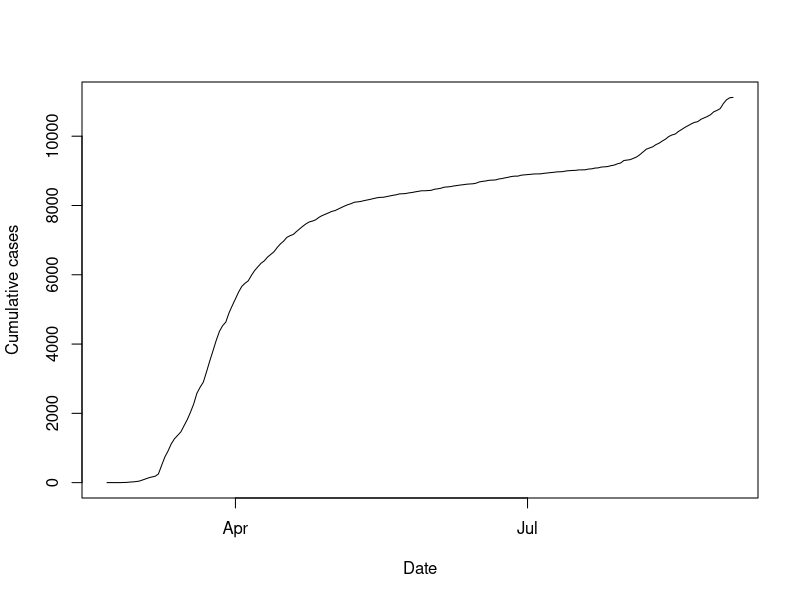
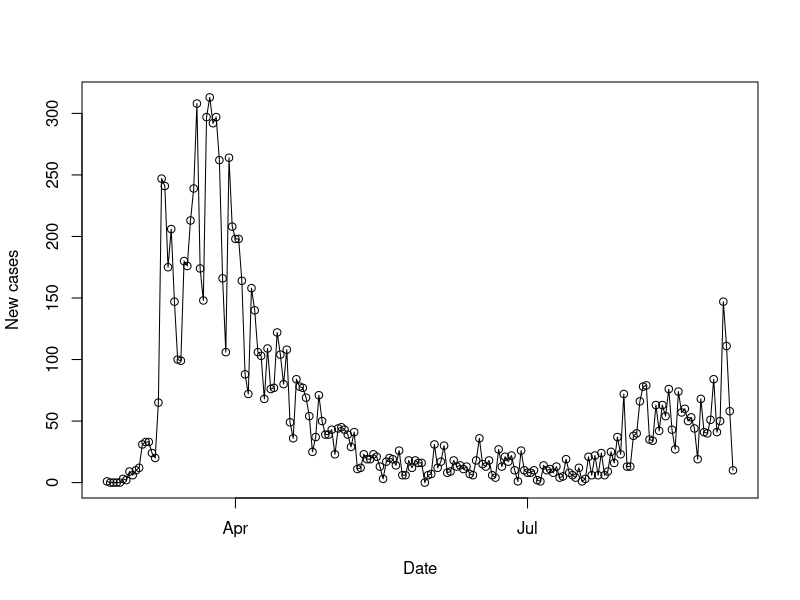
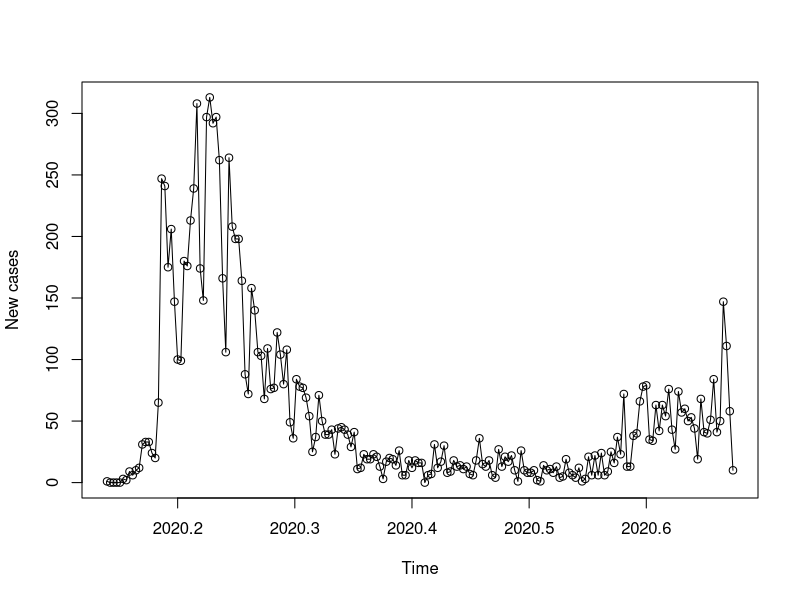
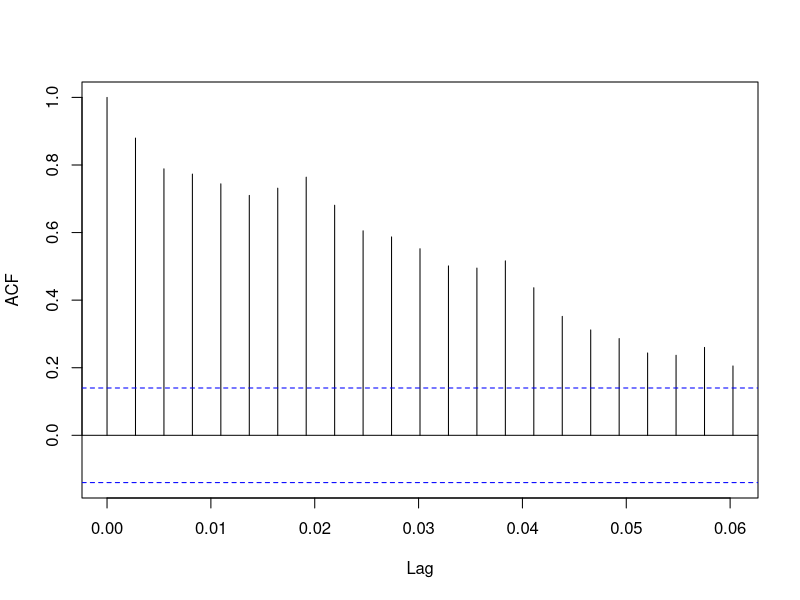
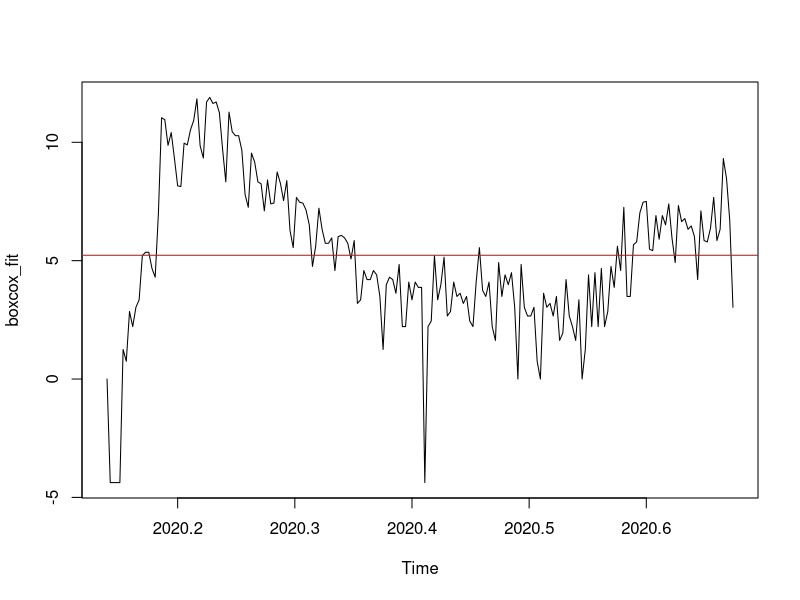
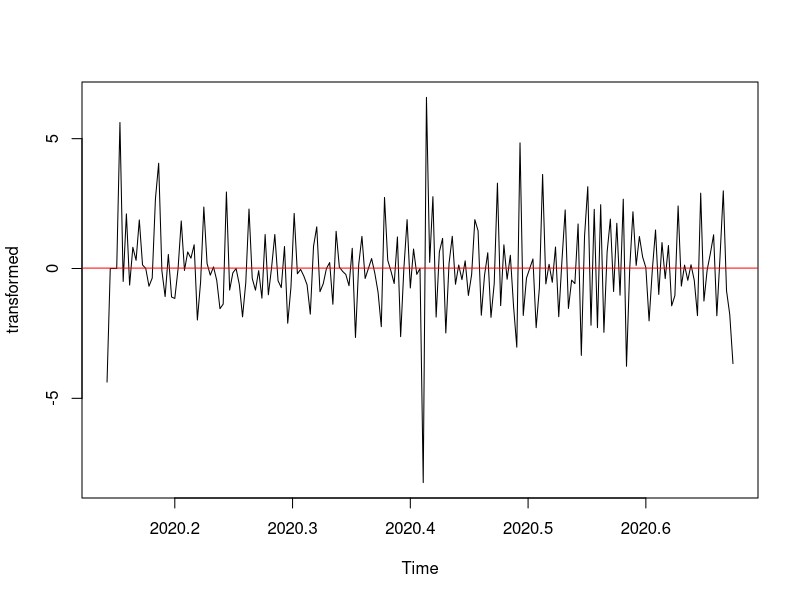
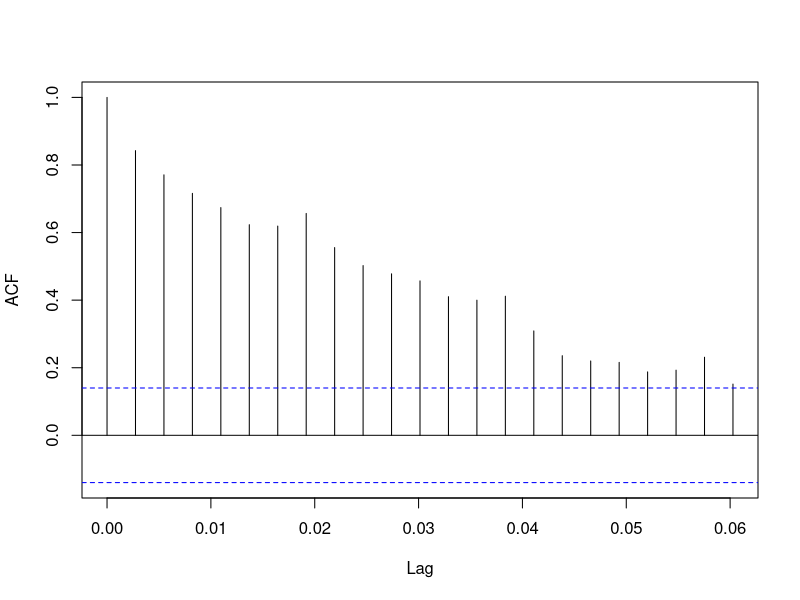
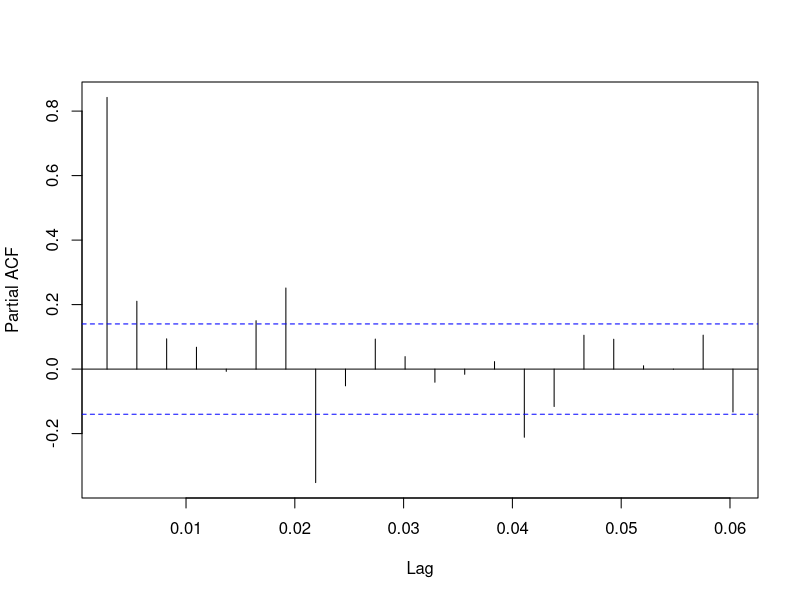

The R source for these figures, in order:
#Loading packages 
library("readxl")
library("forecast")
library("tseries")

#Reading data from excel
df <- read_xlsx("xls.xlsx",skip=1)
df$Dato <- as.Date(df$Dato, "%d.%m.%Y") 

#Plot the data
plot(df$Dato, df$`Kumulativt antall`, type="l", xlab="Date", 
     ylab= "Cumulative cases")
plot(df$Dato, df$`Nye tilfeller`, type="o", xlab="Date", ylab= "New cases")

## Create a time series object
dayofYear <- (df$Dato[1] - as.Date("2020-01-01") + 1)
tseries <- ts(df$`Nye tilfeller`,
              start = c(2020, dayofYear),
              frequency = 365)


plot.ts(tseries, ylab="New cases", type="o")
summary(tseries)

#ACF
acf(tseries, main="") #values are correlated 

#Transforming the time series
##Box-Cox
lambda <- BoxCox.lambda(tseries[1:196])
boxcox_fit <- BoxCox(tseries,lambda=lambda) 
plot.ts(boxcox_fit,type="l")
abline(h=mean(boxcox_fit), col="red")

##Differencing 
forecast::ndiffs(boxcox_fit, test = "kpss")  #Number of differences needed  
transformed <- diff(boxcox_fit)
plot.ts(transformed,type="l")
abline(h=mean(transformed), col="red")

#ACF and PACF of BoxCox transformed data
acf(boxcox_fit,main="") 
pacf(boxcox_fit,main="") #AR(1) or AR(2)

acf(transformed,main="") 
pacf(transformed,main="") #AR(1) or AR(2)

#SEASONAL
seasonal <- diff(transformed, lag = 7, differences = 1)
plot.ts(seasonal,type="l")
abline(h=mean(seasonal), col="red")

acf(seasonal, main="")
pacf(seasonal, main="")

#Augmented Dickey-Fuller Test
tseries::adf.test(transformed, k=0) #-> stationary
kpss.test(transformed, null="Trend") #-> Stationary

#ARIMA-model and checking the residuals for each model
fit <- auto.arima(boxcox_fit, ic="aicc", trace=TRUE, d=1)
fit # ARIMA(2,1,3) AIC=733,14 
checkresiduals(fit$residuals, test="FALSE")
Box.test(fit$residuals, type = "Ljung-Box", lag=10, fitdf = 2)

fit_bic <- auto.arima(boxcox_fit, ic="bic", trace=TRUE, d=1)
fit_bic # ARIMA(1,1,1) AICC= 736,4
checkresiduals(fit_bic$residuals, test="FALSE")
Box.test(fit_bic$residuals, type = "Ljung-Box", lag=10, fitdf = 2)

fit_aicc <- Arima(boxcox_fit, order=c(2,1,2)) #aicc is inf in auto.arima
fit_aicc #smallest AICc and BIC #AICC 718,99
checkresiduals(fit_aicc$residuals, test="FALSE")
Box.test(fit_aicc$residuals, type = "Ljung-Box", lag=10, fitdf = 4)

fit_2 <- Arima(boxcox_fit, order=c(2,1,0))
fit_2 #AICC 743,29
checkresiduals(fit_2$residuals, test="FALSE")
Box.test(fit_2$residuals, type = "Ljung-Box", lag=10, fitdf = 2)

fit_3 <- Arima(boxcox_fit, order=c(0,1,1))
fit_3 #736,65
checkresiduals(fit_3$residuals, test="FALSE")
Box.test(fit_3$residuals, type = "Ljung-Box", lag=10, fitdf = 1)

fit_4 <- Arima(boxcox_fit, order=c(1,1,2))
fit_4 #738,52
checkresiduals(fit_4$residuals, test="FALSE")
Box.test(fit_4$residuals, type = "Ljung-Box", lag=10, fitdf = 3)



#Forecast next 30 days ARIMA(1,1,1)
forecast <- forecast::forecast(fit_bic, h=30, biasadj=TRUE)
forecast$mean <- InvBoxCox(forecast$mean,lambda=lambda)
forecast$upper <- InvBoxCox(forecast$upper, lambda = lambda)
forecast$lower <- InvBoxCox(forecast$lower, lambda = lambda)
forecast$x <- tseries
autoplot(forecast, ylim=range(0,350))
forecast$mean


forecast$fitted <-InvBoxCox(forecast$fitted,lambda=lambda)
plot(df$Dato, df$`Nye tilfeller`, type="l", ylab="Number of new cases", 
     xlab="Time")
lines(df$Dato,forecast$fitted, col="red")


forecast$residuals <- InvBoxCox(forecast$residuals, lambda=lambda)
plot(df$`Dato`,forecast$residuals, type="l")



# Plot forecast med nye tall
dfny <- read_xlsx("inkl nye tall.xlsx",skip=1)
tseriesny <- ts(dfny$`Nye tilfeller`,
              start = c(2020, dayofYear),
              frequency = 365)
plot(forecast, ylim=range(0,450))
lines(tseriesny)
